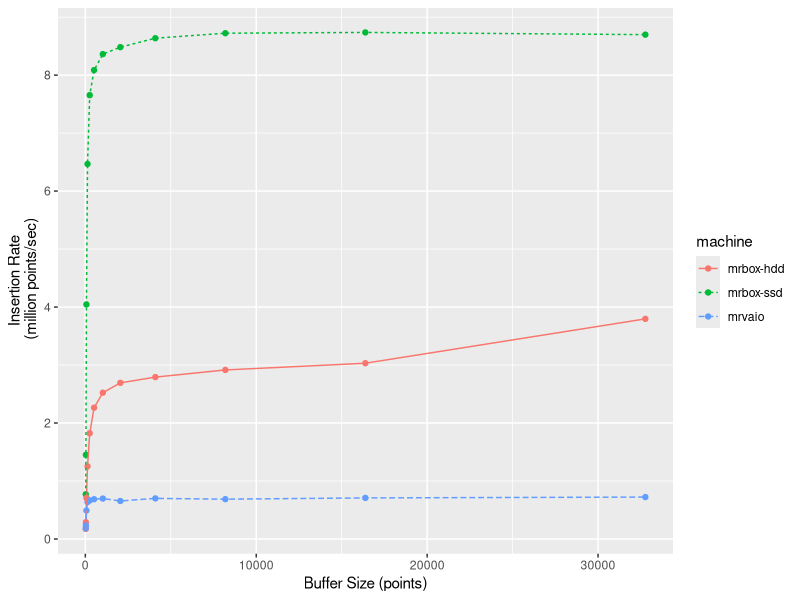
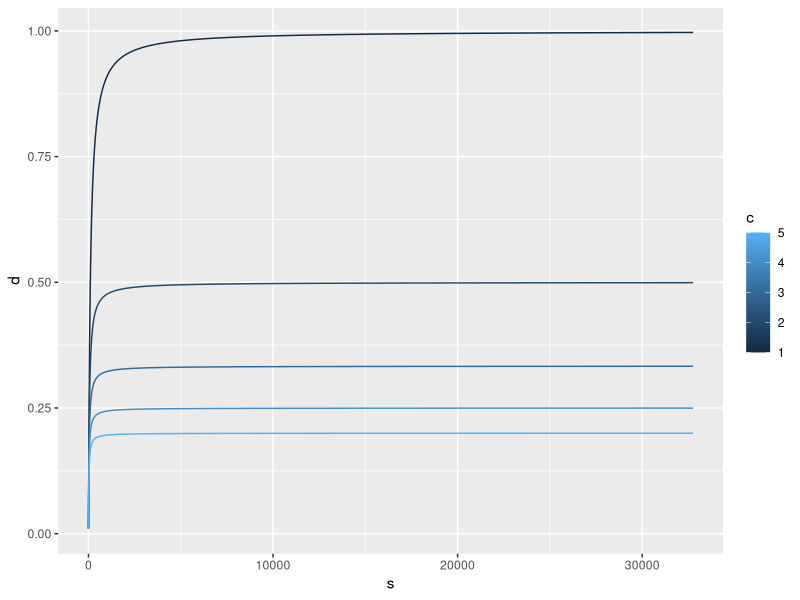
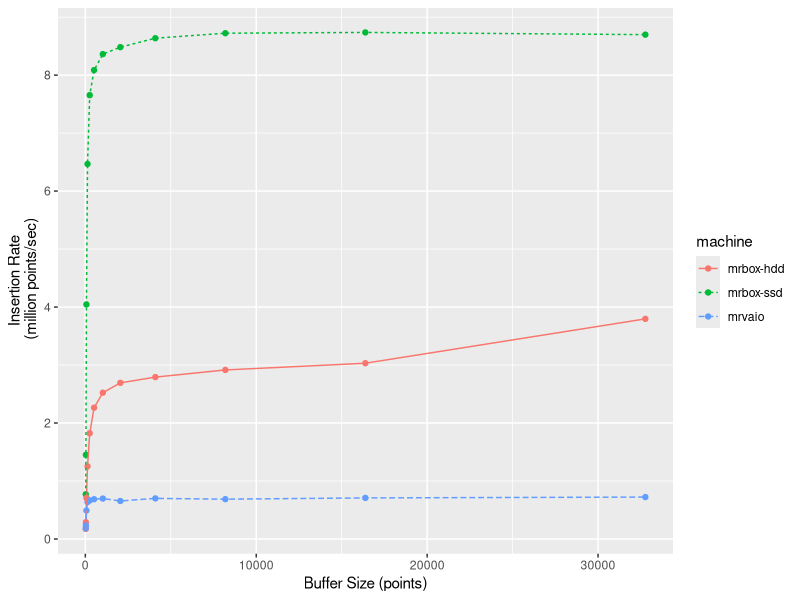

Recreate these plots in R, in order.
library(plyr)
library(ggplot2)

setwd(dirname(sys.frame(1)$ofile))

bsize = read.csv("buffersize.csv")

points = 354215*2
bsize$insertion_rate = points / bsize$itime 

number_ticks <- function(n) {function(limits) pretty(limits, n)}
ggplot(bsize, aes(x=bufsize, y=insertion_rate/1e6, color=machine, linetype=machine)) + 
  geom_point() + geom_line() +
  scale_x_continuous("Buffer Size (points)") +
  scale_y_continuous("Insertion Rate\n (million points/sec)", breaks=number_ticks(5))

ggsave("plot_buffersize.pdf", width=5.2, height=2.4)


lambda = 100

dta = expand.grid(
  s = seq(1,32768,10),
  c = seq(1,5,1)
)

dta$d = 1 / (dta$c + lambda / dta$s)

ggplot(dta, aes(x=s, y=d, color=c, group=c)) + geom_line(width=3)